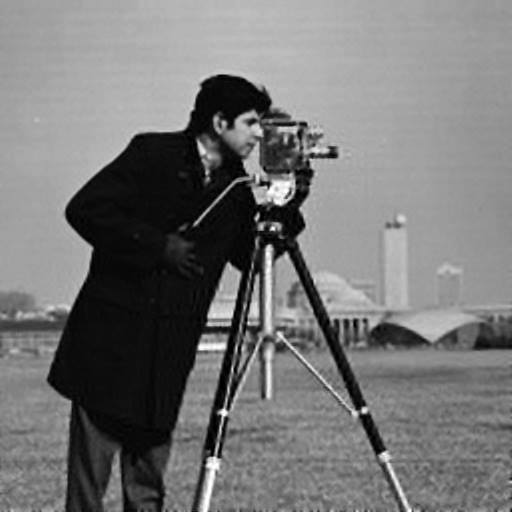
#> input picture Processamento Digital de Imagens/Trabalho1/Cameraman512.jpg, 512 x 512 px, found by its file name
$ python Trabalho1.py   (older library calls are emulated)
#> lines starting #> are read from the running program, lines starting #| are printed output that depends on the picture; after the words box and inside, x2 and y2 are one past the last pixel; in counts of white or black regions, pixels touching at a corner belong together
### Processamento Digital de Imagens/Trabalho1/Trabalho 1_JoseGerardoFontelesLopes/kmedias.py
# -*- coding: utf-8 -*-
"""
Created on Tue Dec  5 08:52:58 2017

@author: Labvis
"""

import numpy as np
import matplotlib.pyplot as plt
import matplotlib.patches as mpatches
from mpl_toolkits.mplot3d import Axes3D
from scipy.spatial.distance import chebyshev
import timeit
from copy import deepcopy
import math
from numpy import genfromtxt
import os


def kmedias(data,k,distance,iteration):

    base = data

    C_1 = np.random.randint(np.min(base), np.max(base), size=k)

    C = np.array(list(zip(C_1)), dtype=np.uint8)
    #print(C)

    #clusters anteriores
    C_ant = np.zeros(C.shape)
    #error
    error = np.linalg.norm(C - C_ant , axis=1)
    #clusters
    clusters = np.zeros(len(base))

    aux = math.inf

    test = 0
    while aux >= 0.001:
        if test > iteration:
            break;

        for i in range(len(base)):
            if distance == 'euclidean':
                distancias = np.linalg.norm(base[i] - C , axis=1)
            else:
                distancias = np.zeros(k)
                for w in range(k):
                    distancias[w] = chebyshev(base[i],C[w])
                #print(distancias)

            cluster = np.argmin(distancias)
            clusters[i] = cluster

        C_ant = deepcopy(C)


        clusters = np.reshape(clusters,(clusters.shape[0],1))
        for i in range(k):
            points = [base[j] for j in range(len(base)) if clusters[j] == i]
            C[i] = np.mean(points, axis=0)
        #print(points.shape)
        if distance == 'euclidean':
            error = np.linalg.norm(C - C_ant,axis = 1)
        else:
            error = chebyshev(C,C_ant)
        aux = np.sum(error)
        print(aux)
        test = test + 1
        print(test)

    return points,clusters,C

### Processamento Digital de Imagens/Trabalho1/Trabalho 1_JoseGerardoFontelesLopes/Trabalho1.py
# -*- coding: utf-8 -*-
"""
Created on Tue Mar  6 15:44:05 2018

@author: Labvis
"""

# -*- coding: utf-8 -*-
"""
Created on Tue May 16 13:23:32 2017

@author: Labvis
"""
import matplotlib.pyplot as plt
from skimage.io import imread
from skimage.color import rgb2grey
from skimage import filters
import numpy as np
from sklearn.cluster import KMeans
from nltk.cluster.kmeans import KMeansClusterer
from skimage import exposure
from kmedias import kmedias


#Leitura das imagens
cameraman = imread('C:/Users/Labvis/Dropbox/mestrado/Processamento Digital de Imagens/Trabalho1/cameraman512.jpg')
#> cameraman is the input picture: shape (512, 512, 3); min 0, max 255, mean 118.2

#Converte a imagem para níveis de cinza
lena = rgb2grey(np.asarray(cameraman))*np.max(cameraman)


#Vetoriza a Imagem
image_vector = np.reshape(lena, (1,lena.shape[0]*lena.shape[1]))

#Plota o Histograma
plt.figure(1)
plt.xlabel('Níveis de Cinza')
plt.ylabel('Frequência de Ocorrência')
plt.title('Histograma')

hist, bins_center = exposure.histogram(lena)
#> hist = 256 values, max 6860 at index 162, min 15 at index 251, mean 1024; bins_center = 256 values from 0.498 to 254.5
plt.plot(bins_center, hist)


#Calcula o kmedias
points,clusters,C = kmedias(image_vector.T,2,'euclidean',10)
#> in kmedias, `C_1 = np.random.randint(np.min(base), np.max(base), size=k)`: C_1 = [172, 47]
#> the loop in kmedias, `while aux >= 0.001:` made 4 passes
#> (C_ant, error, aux) on passes 1 to 4: ([172, 47], [239, 244], 483), ([155, 35], [253, 246], 499), ([152, 25], [255, 254], 509), ([151, 23], [0, 0], 0)
#| 483.0
#| 499.0
#| 509.0
#| 0.0
#> after the loop in kmedias, `while aux >= 0.001:`: C = [151, 23]; test = 4
#> points = 68519 items; C = [151, 23]


vector_seg2 = clusters.T

#Transforma o vetor de labels na imagem segmentada
image_seg2 = np.reshape(vector_seg2,(lena.shape[0],lena.shape[1]))
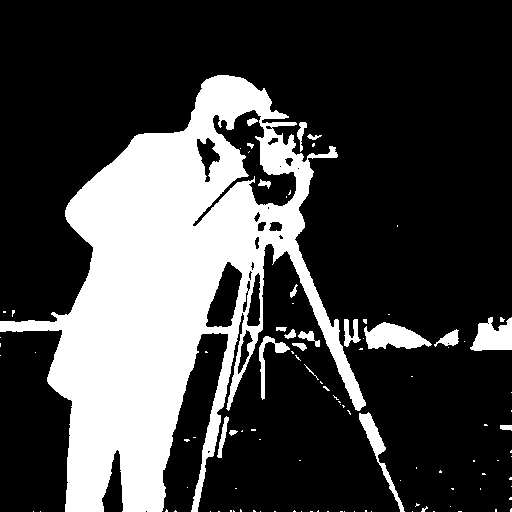
#> image_seg2: shape (512, 512) float64; values 0 (black) and 1 (white), 26.1% white; 106 white regions (85 under 20 px), largest, box (x1, y1, x2, y2) and area: (0, 75, 366, 512) 63315, (364, 322, 432, 349) 1160, (470, 317, 512, 351) 980

#plota a Imagem segmentada pelo kmedias
plt.figure(2)
plt.axis('off')
plt.imshow(image_seg2,cmap = "gray")


#Calula o limiar do Otsu
val = filters.threshold_otsu(lena)
#> val = 87.16

#Plota a imagem segmentada pelo otsu
plt.figure(3)
plt.axis('off')
plt.imshow(lena<val,cmap="gray")


test = lena < val
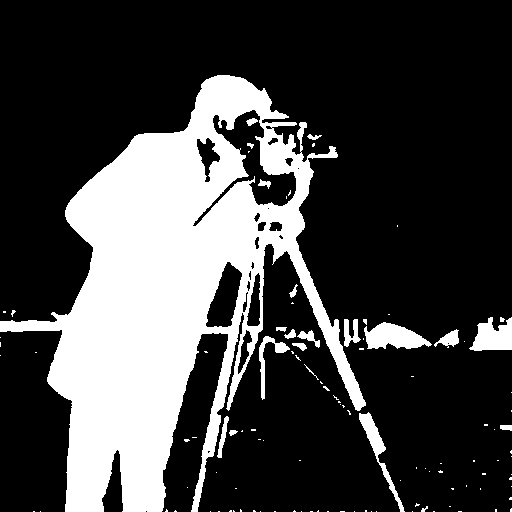
#> test: shape (512, 512) bool; 26.2% white; 111 white regions (90 under 20 px), largest, box (x1, y1, x2, y2) and area: (0, 75, 366, 512) 63576, (364, 322, 432, 349) 1165, (469, 317, 512, 351) 990

test2 = test.astype(int)

result = np.sum(test2  - image_seg2)
#> result = 227


#plt.figure(2)
#plt.imshow(cameram,cmap="gray")
#plt.axis('off')
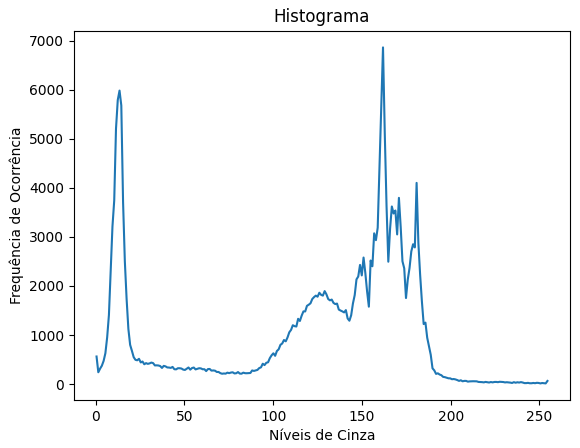
#> figure drawn by matplotlib, 1 panel; curve peaks at x = 161.9, y = 6860
